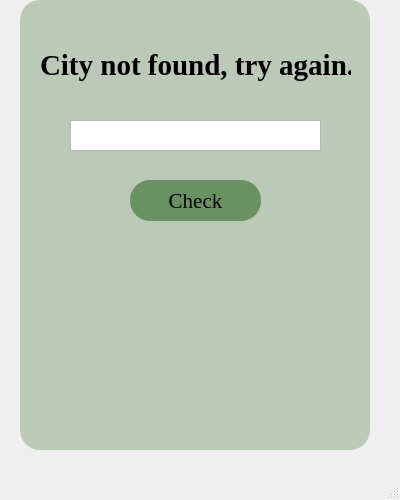
<?xml version="1.0" encoding="UTF-8"?>
<ui version="4.0">
 <class>MainWindow</class>
 <widget class="QMainWindow" name="MainWindow">
  <property name="geometry">
   <rect>
    <x>0</x>
    <y>0</y>
    <width>400</width>
    <height>500</height>
   </rect>
  </property>
  <property name="windowTitle">
   <string>MainWindow</string>
  </property>
  <widget class="QWidget" name="centralwidget">
   <widget class="QLabel" name="label">
    <property name="geometry">
     <rect>
      <x>20</x>
      <y>0</y>
      <width>350</width>
      <height>450</height>
     </rect>
    </property>
    <property name="styleSheet">
     <string notr="true">background-color:rgba(105, 145, 97,100);
border-radius:20px;
</string>
    </property>
    <property name="text">
     <string/>
    </property>
   </widget>
   <widget class="QLabel" name="label_2">
    <property name="geometry">
     <rect>
      <x>40</x>
      <y>30</y>
      <width>311</width>
      <height>71</height>
     </rect>
    </property>
    <property name="font">
     <font>
      <family>Liberation Serif</family>
      <pointsize>22</pointsize>
      <weight>75</weight>
      <italic>false</italic>
      <bold>true</bold>
     </font>
    </property>
    <property name="text">
     <string>City not found, try again.</string>
    </property>
   </widget>
   <widget class="QPushButton" name="pushButton">
    <property name="geometry">
     <rect>
      <x>130</x>
      <y>180</y>
      <width>131</width>
      <height>41</height>
     </rect>
    </property>
    <property name="font">
     <font>
      <family>Liberation Serif</family>
      <pointsize>16</pointsize>
     </font>
    </property>
    <property name="styleSheet">
     <string notr="true">background-color:rgb(105, 145, 97);

border-radius:20px;</string>
    </property>
    <property name="text">
     <string>Check</string>
    </property>
   </widget>
   <widget class="QPlainTextEdit" name="plainTextEdit">
    <property name="geometry">
     <rect>
      <x>70</x>
      <y>120</y>
      <width>251</width>
      <height>31</height>
     </rect>
    </property>
   </widget>
  </widget>
  <widget class="QMenuBar" name="menubar">
   <property name="geometry">
    <rect>
     <x>0</x>
     <y>0</y>
     <width>400</width>
     <height>21</height>
    </rect>
   </property>
  </widget>
  <widget class="QStatusBar" name="statusbar"/>
 </widget>
 <resources/>
 <connections/>
</ui>
